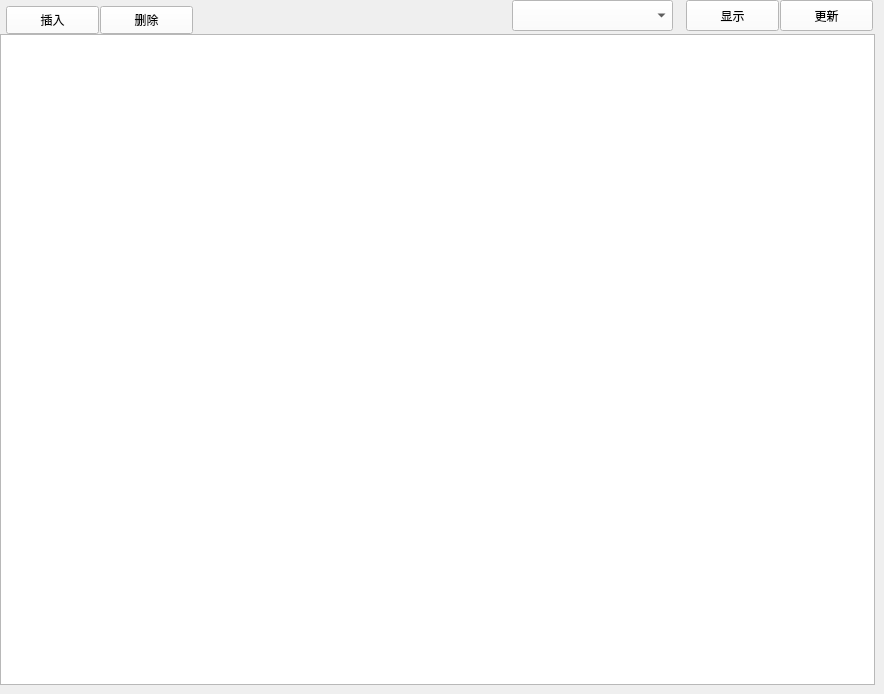
        <widget class="QWidget" name="tab">
         <attribute name="title">
          <string>修改数据</string>
         </attribute>
         <widget class="QTableView" name="tv_motor_tables">
          <property name="geometry">
           <rect>
            <x>0</x>
            <y>34</y>
            <width>875</width>
            <height>651</height>
           </rect>
          </property>
          <property name="styleSheet">
           <string notr="true">color: rgb(255, 255, 255);</string>
          </property>
          <property name="dragEnabled">
           <bool>true</bool>
          </property>
          <attribute name="horizontalHeaderCascadingSectionResizes">
           <bool>true</bool>
          </attribute>
         </widget>
         <widget class="QComboBox" name="cb_motor_tables">
          <property name="geometry">
           <rect>
            <x>512</x>
            <y>0</y>
            <width>161</width>
            <height>31</height>
           </rect>
          </property>
          <property name="font">
           <font>
            <pointsize>12</pointsize>
           </font>
          </property>
          <property name="styleSheet">
           <string notr="true">background-color: rgb(255, 255, 255);
color: rgb(0, 0, 0);</string>
          </property>
         </widget>
         <widget class="QPushButton" name="pb_motor_db_update">
          <property name="geometry">
           <rect>
            <x>780</x>
            <y>0</y>
            <width>93</width>
            <height>31</height>
           </rect>
          </property>
          <property name="styleSheet">
           <string notr="true">color: rgb(0, 0, 0);
background-color: rgb(255, 255, 255);</string>
          </property>
          <property name="text">
           <string>更新</string>
          </property>
         </widget>
         <widget class="QPushButton" name="pb_motor_table_show">
          <property name="geometry">
           <rect>
            <x>686</x>
            <y>0</y>
            <width>93</width>
            <height>31</height>
           </rect>
          </property>
          <property name="styleSheet">
           <string notr="true">color: rgb(0, 0, 0);
background-color: rgb(255, 255, 255);</string>
          </property>
          <property name="text">
           <string>显示</string>
          </property>
         </widget>
         <widget class="QPushButton" name="pb_motor_db_insert_row">
          <property name="geometry">
           <rect>
            <x>6</x>
            <y>6</y>
            <width>93</width>
            <height>28</height>
           </rect>
          </property>
          <property name="styleSheet">
           <string notr="true">color: rgb(0, 0, 0);
background-color: rgb(255, 255, 255);</string>
          </property>
          <property name="text">
           <string>插入</string>
          </property>
         </widget>
         <widget class="QPushButton" name="pb_motor_db_delete_row">
          <property name="geometry">
           <rect>
            <x>100</x>
            <y>6</y>
            <width>93</width>
            <height>28</height>
           </rect>
          </property>
          <property name="styleSheet">
           <string notr="true">color: rgb(0, 0, 0);
background-color: rgb(255, 255, 255);</string>
          </property>
          <property name="text">
           <string>删除</string>
          </property>
         </widget>
        </widget>
